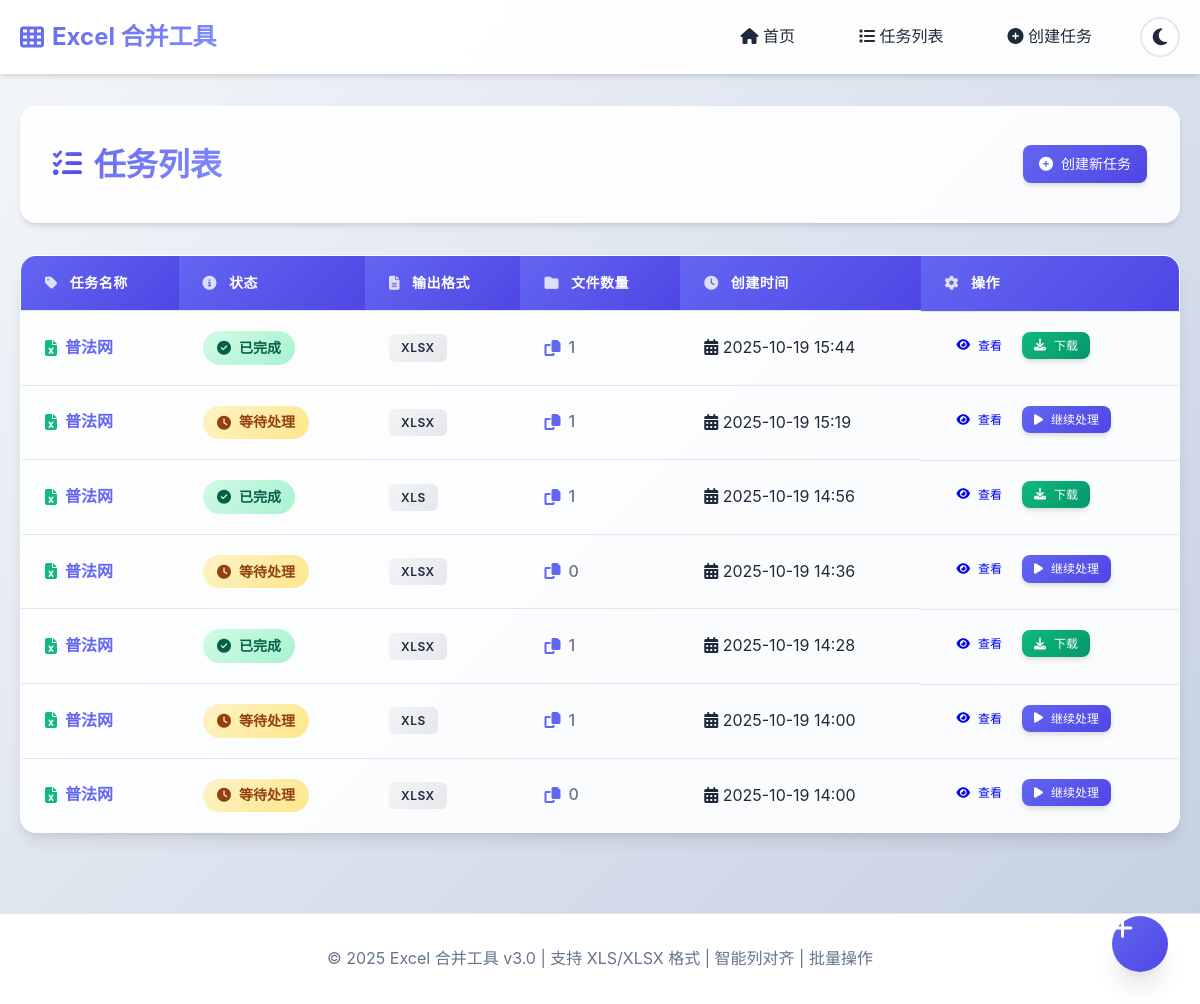
/tasks/, run on an earlier commit of the app's database.
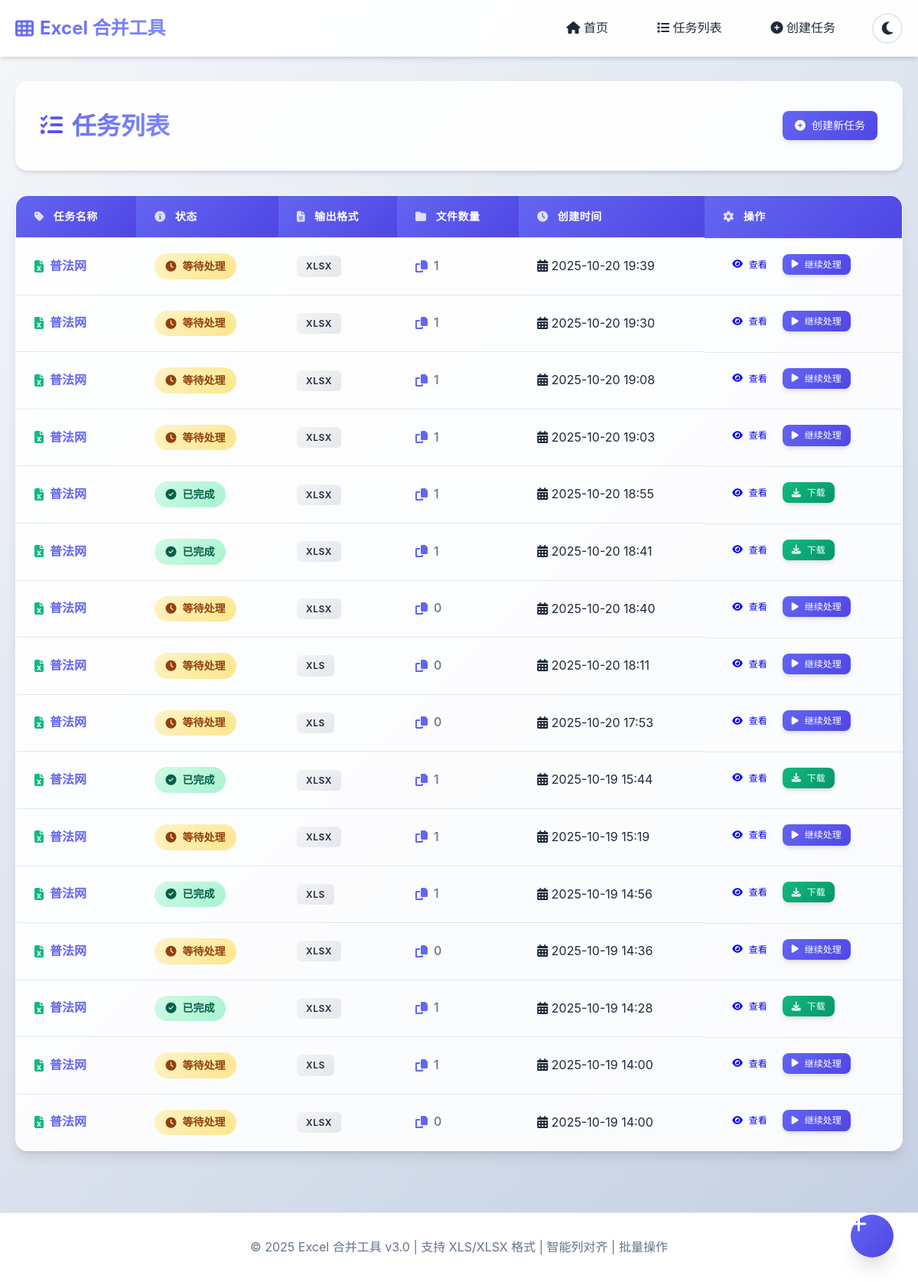
And on a later commit of the database.
### merger/models.py (models this page shows, shortened)
class MergeTask(models.Model):
    STATUS_CHOICES = [
        ('pending', '等待处理'),
        ('processing', '处理中'),
        ('completed', '已完成'),
        ('failed', '失败'),
    ]
    OUTPUT_FORMAT_CHOICES = [
        ('xlsx', 'XLSX'),
        ('xls', 'XLS'),
        ('csv', 'CSV'),
        ('json', 'JSON'),
    ]
    FILTER_MODE_CHOICES = [
        ('none', '不过滤'),
        ('keep', '只保留指定列'),
        ('remove', '删除指定列'),
    ]
    name = models.CharField(max_length=200, verbose_name='任务名称')
    status = models.CharField(max_length=20, choices=STATUS_CHOICES, default='pending', verbose_name='状态')
    output_format = models.CharField(max_length=10, choices=OUTPUT_FORMAT_CHOICES, default='xlsx', verbose_name='输出格式')
    filter_mode = models.CharField(max_length=10, choices=FILTER_MODE_CHOICES, default='none', verbose_name='列过滤模式')
    filter_columns = models.JSONField(default=list, verbose_name='过滤列列表')
    result_file = models.FileField(upload_to='results/', null=True, blank=True, verbose_name='结果文件')
    error_message = models.TextField(null=True, blank=True, verbose_name='错误信息')
    created_at = models.DateTimeField(auto_now_add=True, verbose_name='创建时间')
    updated_at = models.DateTimeField(auto_now=True, verbose_name='更新时间')
    class Meta:
        verbose_name = '合并任务'
        verbose_name_plural = '合并任务'
        ordering = ['-created_at']

### merger/views.py (the view)
# urls.py: path('tasks/', views.task_list, name='task_list'),
def task_list(request):
    tasks = MergeTask.objects.all()
    return render(request, 'merger/task_list.html', {'tasks': tasks})

### merger/templates/merger/task_list.html (shortened to what this page needs)
{% extends 'base.html' %}
{% block content %}
<div class="page-header">
    <h1><i class="fas fa-tasks"></i> 任务列表</h1>
    <a href="{% url 'task_create' %}" class="btn btn-primary"><i class="fas fa-plus-circle"></i> 创建新任务</a>
</div>
<div class="task-table glass-card">
    <table>
        <thead>
            <tr>
                <th><i class="fas fa-tag"></i> 任务名称</th>
                <th><i class="fas fa-info-circle"></i> 状态</th>
                <th><i class="fas fa-file-alt"></i> 输出格式</th>
                <th><i class="fas fa-folder"></i> 文件数量</th>
                <th><i class="fas fa-clock"></i> 创建时间</th>
                <th><i class="fas fa-cog"></i> 操作</th>
            </tr>
        </thead>
        <tbody>
            {% for task in tasks %}
            <tr>
                <td><a href="{% url 'task_detail' task.id %}" class="task-link"><i class="fas fa-file-excel"></i> {{ task.name }}</a></td>
                <td><span class="status-badge status-{{ task.status }}">
                    {% if task.status == 'completed' %}<i class="fas fa-check-circle"></i>{% endif %}
                    {% if task.status == 'pending' %}<i class="fas fa-clock"></i>{% endif %}
                    {{ task.get_status_display }}</span></td>
                <td><span class="format-badge">{{ task.output_format|upper }}</span></td>
                <td><span class="file-count"><i class="fas fa-copy"></i> {{ task.files.count }}</span></td>
                <td><i class="fas fa-calendar-alt"></i> {{ task.created_at|date:"Y-m-d H:i" }}</td>
                <td class="action-buttons">
                    <a href="{% url 'task_detail' task.id %}" class="btn btn-sm" title="查看详情"><i class="fas fa-eye"></i> 查看</a>
                    {% if task.status == 'pending' or task.status == 'failed' %}
                    <a href="{% url 'task_create' %}?task_id={{ task.id }}" class="btn btn-sm btn-primary" title="继续处理"><i class="fas fa-play"></i> 继续处理</a>
                    {% endif %}
                    {% if task.result_file %}
                    <a href="/api/tasks/{{ task.id }}/download/" class="btn btn-sm btn-success" title="下载结果"><i class="fas fa-download"></i> 下载</a>
                    {% endif %}
                </td>
            </tr>
            {% endfor %}
        </tbody>
    </table>
</div>
{% endblock %}

### merger/templates/base.html (shortened to what this page needs)
<!DOCTYPE html>
<html lang="zh-CN">
<head>
    {% load static %}
    <link rel="stylesheet" href="{% static 'css/style.css' %}">
    <link rel="stylesheet" href="https://cdn.jsdelivr.net/npm/@fortawesome/fontawesome-free@6.4.0/css/all.min.css">
</head>
<body>
    <nav class="navbar">
        <div class="container">
            <div class="navbar-brand">
                <a href="{% url 'index' %}"><i class="fas fa-table-cells"></i> Excel 合并工具</a>
            </div>
            <div class="navbar-menu">
                <a href="{% url 'index' %}" class="nav-item"><i class="fas fa-home"></i> 首页</a>
                <a href="{% url 'task_list' %}" class="nav-item"><i class="fas fa-list"></i> 任务列表</a>
                <a href="{% url 'task_create' %}" class="nav-item"><i class="fas fa-plus-circle"></i> 创建任务</a>
                <button class="theme-toggle" id="themeToggle" title="切换主题" onclick="toggleTheme()">
                    <i class="fas fa-moon"></i>
                </button>
            </div>
        </div>
    </nav>
    <main class="main-content">
        <div class="container">
            {% block content %}{% endblock %}
        </div>
    </main>
    <footer class="footer">
        <div class="container">
            <p>&copy; 2025 Excel 合并工具 v3.0 | 支持 XLS/XLSX 格式 | 智能列对齐 | 批量操作</p>
        </div>
    </footer>
    <a href="{% url 'task_create' %}" class="fab" title="快速创建任务">
        <i class="fas fa-plus"></i>
    </a>
</body>
</html>

What changed in the data, as far as the page shows it:
added MergeTask: name "普法网", status "等待处理", output_format "XLSX", files.count "1", created_at "2025-10-20 19:39"
added MergeTask: name "普法网", status "等待处理", output_format "XLSX", files.count "1", created_at "2025-10-20 19:30"
added MergeTask: name "普法网", status "等待处理", output_format "XLSX", files.count "1", created_at "2025-10-20 19:08"
added MergeTask: name "普法网", status "等待处理", output_format "XLSX", files.count "1", created_at "2025-10-20 19:03"
added MergeTask: name "普法网", status "已完成", output_format "XLSX", files.count "1", created_at "2025-10-20 18:55"
added MergeTask: name "普法网", status "已完成", output_format "XLSX", files.count "1", created_at "2025-10-20 18:41"
added MergeTask: name "普法网", status "等待处理", output_format "XLSX", files.count "0", created_at "2025-10-20 18:40"
added MergeTask: name "普法网", status "等待处理", output_format "XLS", files.count "0", created_at "2025-10-20 18:11"
added MergeTask: name "普法网", status "等待处理", output_format "XLS", files.count "0", created_at "2025-10-20 17:53"
